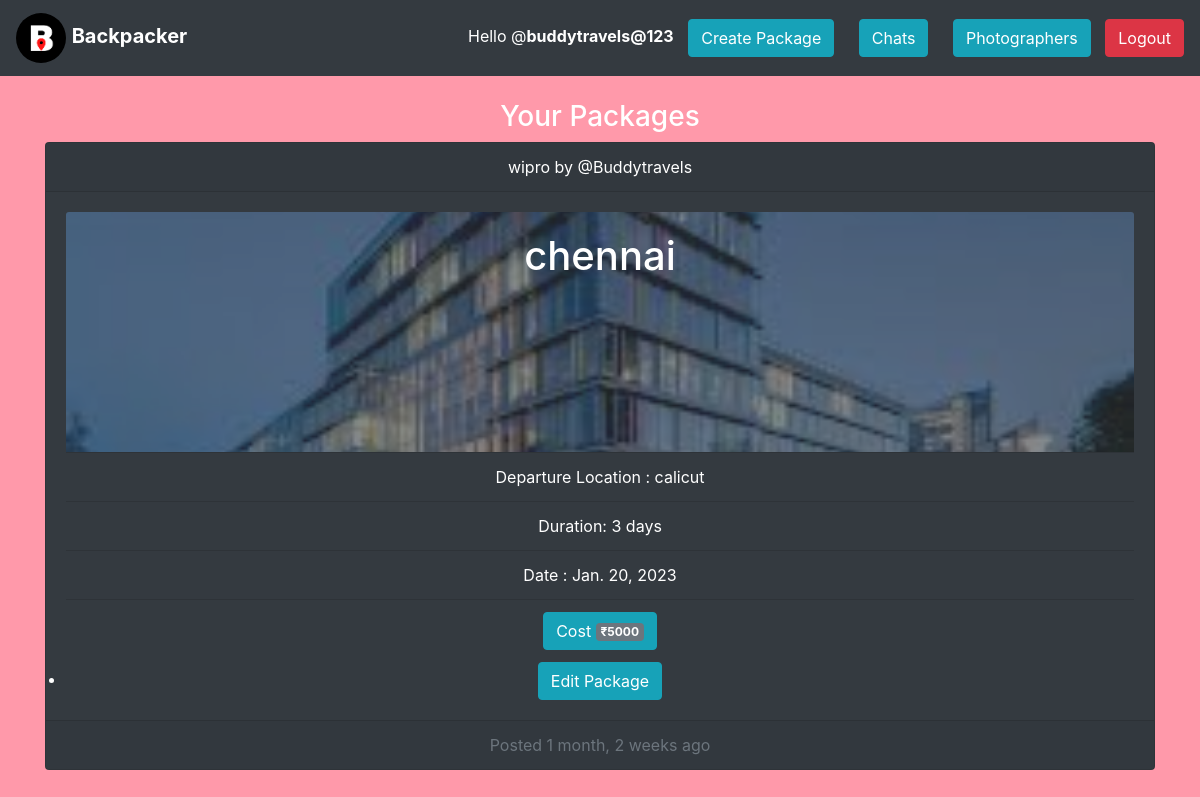
Page /agent_packages (signed in) on the committed database.
### IV/models.py (models this page shows, shortened)
class Student(AbstractUser):
    is_agent = models.BooleanField('agent stat', default=False)
    is_customer = models.BooleanField('customer status', default=False)
    is_photographer = models.BooleanField('photographer status', default=False)
    is_admin = models.BooleanField('admin status', default=False)
    phone = models.CharField(max_length=10, default="")
    email = models.CharField(max_length=100, default="")
    id_image = models.ImageField(default="B.png")
    REQUIRED_FIELDS = []

class Package(models.Model):
    title = models.CharField(max_length=100)
    agent = models.ForeignKey(Agent, on_delete=models.CASCADE, null=True)
    cost = models.IntegerField()
    duration = models.IntegerField()
    Location = models.CharField(max_length=100)
    Department = models.CharField(max_length=100, null=True)
    ddate = models.DateField(
        validators=[MinValueValidator(datetime.date.today)])
    posteddate = models.DateField(auto_now=True)
    dloc = models.CharField(max_length=300)
    description = models.TextField(null=True, blank=True)
    slots = models.IntegerField(default=2)
    image = models.ImageField(default="B.png")
    users = models.ManyToManyField(
   Student, related_name='participants', blank=True)
    mode = models.CharField(max_length=1, choices=Travel_mode, default="B")
    class Meta:
        ordering = ['-posteddate']

class Agent(models.Model):
    User = models.ForeignKey(
        Student, on_delete=models.CASCADE, primary_key=True)
    name = models.CharField(max_length=100)
    phone = models.CharField(max_length=10, default="")
    email = models.CharField(max_length=100, default="")
    id_proof = models.ImageField(upload_to='image/', default="B.png")
    bio = models.CharField(max_length=100)
    status = models.CharField(max_length=20, null=True)
    def __str__(self):
        return self.name

### IV/decorators.py (the view)
    def wrap(request, *args, **kwargs):
        user = request.user
        if user.is_agent:
            return view_func(request, *args, **kwargs)
        else:
            messages.error(request, 'you must be an agent')
            return render(request, "login.html")

### IV/views.py (called while the page is built)
@login_required(login_url='login')
@agent_only
def agent_packages(request):
    user = request.user
    age = Agent.objects.get(User=user)
    pack = Package.objects.filter(agent=age)
    context = {
        'pack': pack,
    }
    return render(request, "agent_packages.html", context)

### templates/agent_packages.html
{% extends 'main.html' %}
{% block content %}
<br>
<div class="container text-center text-white">
<h3>Your Packages</h3>
{% if pack %}
 {% for p in pack %}
  <a href="{% url 'package-status' p.id %}"  style="text-decoration:none ; color:#fff">
  <div class="row">
    <div class="col-sm-12">
      <div class="card text-white text-center bg-dark">
      <div class="card-header">{{ p.title  }}
    by @{{ p.agent }}
    </div>
      <div class="card-body">
      <div class="demo-wrap">
        <img src="{{p.image.url}}" class="card-img-top demo-bg " alt="...">
        <div class="card-img-overlay">
        <h1 class="card-title demo-content">{{ p.Location }}</h1>
        </div>
        </div>
         <ul class="list-group list-group-flush bg-dark">
         <li class="list-group-item bg-dark"><p class="card-text">Departure Location : {{ p.dloc }} </p></li>
        <li class="list-group-item bg-dark"><p class="card-text">Duration: {{ p.duration }} days</p></li>
        <li class="list-group-item bg-dark"><p class="card-text">Date : {{ p.ddate }} </p></li>
        <li class="list-group-item bg-dark">  <button type="button" class="btn btn-info">
        Cost <span class="badge bg-secondary">₹{{p.cost}}</span>
          </button></li>
           <li>
          <a href="{% url 'package-edit' p.id %}"  style="text-decoration:none ; color:#fff">
          <button type="button" class="btn btn-info">
           Edit Package
          </button>
          </a>
          </li>
        </ul>
      </div>
      <div class="card-footer text-muted"> Posted
    {{p.posteddate|timesince}} ago
  </div>
  </div>
  <br>
  </a>
  {% endfor %}
 {% else %}
 <h1 class="text-white text-center"> You don't have any packages</h1>
 {% endif %}
 </div>
 {% endblock content %}

### templates/main.html (shortened to what this page needs)
<!DOCTYPE html>
{% load static %}
<html lang="en">
  <head>
    <link
      rel="stylesheet"
      href="https://maxcdn.bootstrapcdn.com/bootstrap/4.0.0/css/bootstrap.min.css"
    />
  </head>
  <body style="background-color: #ff99aa">
    <nav class="navbar navbar-dark bg-dark">
    <ul class="nav navbar-nav navbar-left">
    <li>
      <a class="navbar-brand fw-bold" href="{% url 'index' %}">
        <img
          src="{% static 'images/B.png' %}"
          width="50"
          height="50"
          class="d-inline-block align-center rounded-circle"
          alt=""
        />
       <b> Backpacker</b>
      </a>
      </li>
      </ul>
      {% if request.user.is_authenticated %}
      <ul class="nav navbar-nav navbar-right">
      <li class="text-white">
      <span>Hello @<b>{{request.user.username}}</b></span>
      {% if  request.user.is_agent is True and  not 'create' in request.path  %}
      <a href="{% url 'create' %}" class="link-dark">
          <button type="button" class="btn btn-info"style="margin:10px;">Create Package</button>
        </a>
        {% endif %}
        {% if  request.user.is_agent is True and  not 'chatview' in request.path  %}
        {% for p in pack %}
      <a href="{% url 'chatview' p.agent %}" class="link-dark">
          <button type="button" class="btn btn-info"style="margin:10px;">Chats</button>
        </a>
        {% endfor %}
        {% endif %}
        {% if  request.user.is_agent is True and  not 'viewphoto' in request.path  %}
      <a href="{% url 'viewphoto' %}" class="link-dark">
          <button type="button" class="btn btn-info"style="margin:10px;">Photographers </button>
        </a>
        {% endif %}
        <a href="{% url 'logout' %}" class="link-dark">
          <button type="button" class="btn btn-danger">Logout</button>
        </a>
        </li>
      </ul>
      {% endif %}
    </nav>
    {% block content %} {% endblock %}
  </body>
</html>

### templates/main.html (style rules this page uses)
.card-img-top { width: 100%; height: 30vh; object-fit: cover; }
.demo-wrap { overflow: hidden; position: relative; }
.demo-bg { opacity: 0.4; }
.demo-content { position: relative; }

### rows in the picture
Student: user.username "buddytravels@123"
Package: title "wipro", agent "Buddytravels", image (picture), Location "chennai", dloc "calicut", duration "3", ddate "Jan. 20, 2023", cost "5000", posteddate "1 month, 2 weeks"
